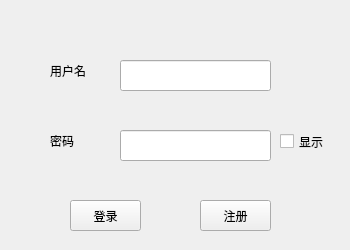
<?xml version="1.0" encoding="UTF-8"?>
<ui version="4.0">
 <class>login</class>
 <widget class="QMainWindow" name="login">
  <property name="geometry">
   <rect>
    <x>0</x>
    <y>0</y>
    <width>350</width>
    <height>250</height>
   </rect>
  </property>
  <property name="windowTitle">
   <string>login</string>
  </property>
  <widget class="QWidget" name="centralWidget">
   <widget class="QLabel" name="label">
    <property name="geometry">
     <rect>
      <x>50</x>
      <y>60</y>
      <width>51</width>
      <height>21</height>
     </rect>
    </property>
    <property name="text">
     <string>用户名</string>
    </property>
   </widget>
   <widget class="QPushButton" name="login_button">
    <property name="geometry">
     <rect>
      <x>70</x>
      <y>200</y>
      <width>71</width>
      <height>31</height>
     </rect>
    </property>
    <property name="text">
     <string>登录</string>
    </property>
   </widget>
   <widget class="QLineEdit" name="username">
    <property name="geometry">
     <rect>
      <x>120</x>
      <y>60</y>
      <width>151</width>
      <height>31</height>
     </rect>
    </property>
   </widget>
   <widget class="QLabel" name="label_2">
    <property name="geometry">
     <rect>
      <x>50</x>
      <y>130</y>
      <width>41</width>
      <height>21</height>
     </rect>
    </property>
    <property name="text">
     <string>密码</string>
    </property>
   </widget>
   <widget class="QLineEdit" name="password">
    <property name="geometry">
     <rect>
      <x>120</x>
      <y>130</y>
      <width>151</width>
      <height>31</height>
     </rect>
    </property>
   </widget>
   <widget class="QPushButton" name="rigster_button">
    <property name="geometry">
     <rect>
      <x>200</x>
      <y>200</y>
      <width>71</width>
      <height>31</height>
     </rect>
    </property>
    <property name="text">
     <string>注册</string>
    </property>
   </widget>
   <widget class="QCheckBox" name="checkBox">
    <property name="geometry">
     <rect>
      <x>280</x>
      <y>130</y>
      <width>51</width>
      <height>23</height>
     </rect>
    </property>
    <property name="text">
     <string>显示</string>
    </property>
   </widget>
  </widget>
 </widget>
 <layoutdefault spacing="6" margin="11"/>
 <resources/>
 <connections/>
</ui>
